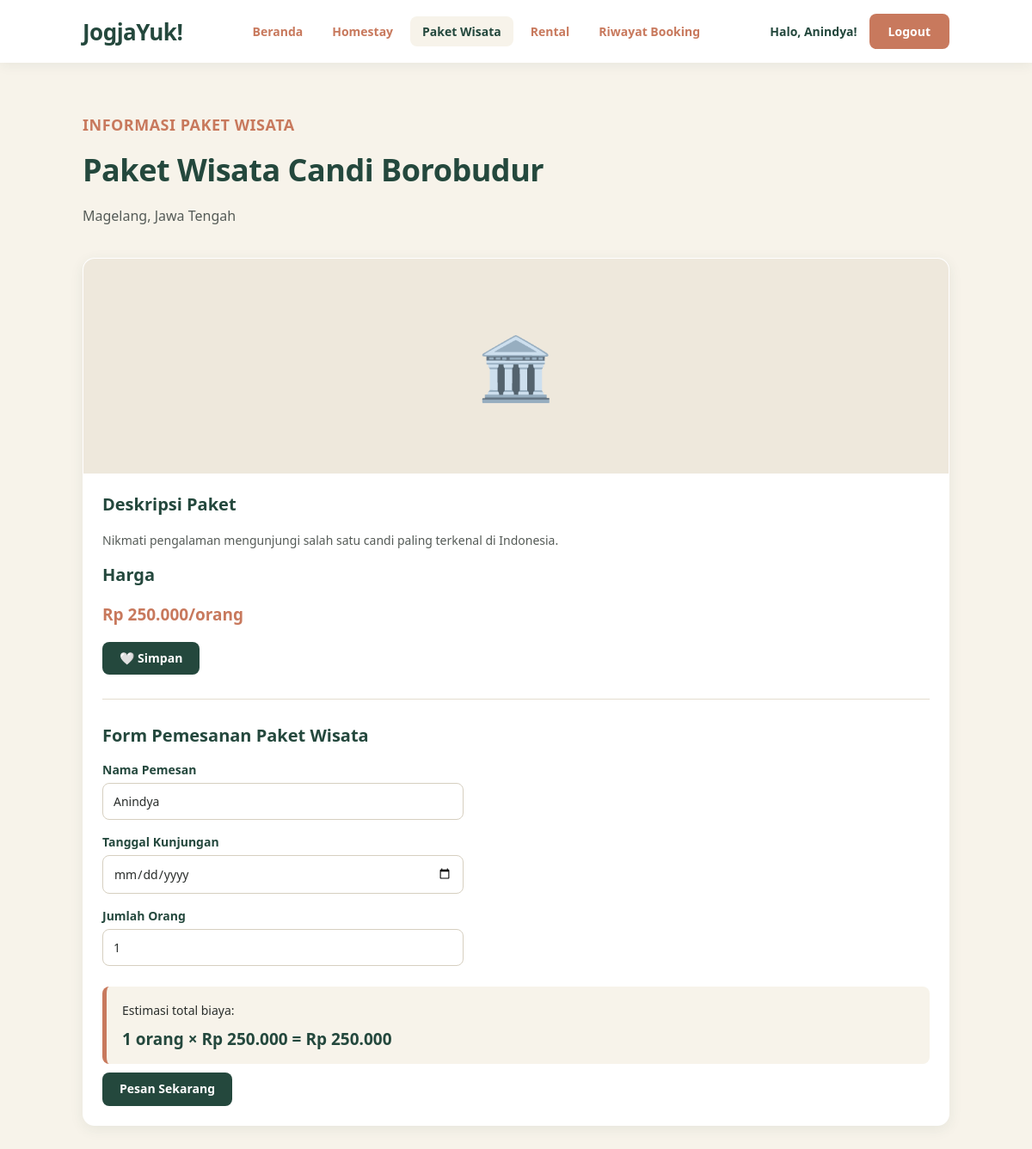
/pages/detailPaket.php?id=1 (signed in), run on the app's committed database.
### tables this page shows
CREATE TABLE `paket_wisata` (
  `id` int(11) NOT NULL AUTO_INCREMENT,
  `nama_paket` varchar(150) NOT NULL,
  `lokasi` varchar(150) NOT NULL,
  `kategori` varchar(50) DEFAULT NULL,
  `deskripsi` text DEFAULT NULL,
  `harga_per_orang` decimal(12,2) NOT NULL,
  `durasi` varchar(100) DEFAULT NULL,
  `fasilitas` text DEFAULT NULL,
  `gambar` varchar(255) DEFAULT NULL,
  `status` enum('tersedia','tidak tersedia') DEFAULT 'tersedia',
  `created_at` timestamp NOT NULL DEFAULT current_timestamp(),
  PRIMARY KEY (`id`),
  KEY `idx_paket_kategori` (`kategori`)
);

### pages/detailPaket.php (the view, shortened to what this page needs)
<?php
include "../config/helper.php";
$id = isset($_GET['id']) ? (int) $_GET['id'] : 0;
$paket = qOne($koneksi, "SELECT * FROM paket_wisata WHERE id = ?", 'i', [$id]);
$tgl = "";
$fav = $paket ? in_array($id, ambilWishlist($koneksi, 'paket'), true) : false;
?>
<!DOCTYPE html>
<html lang="id">
<head>
    <link rel="stylesheet" href="../assets/css/style.css">
</head>
<body>
<main class="halaman-katalog">
<?php if ($paket): ?>
    <div class="judul-katalog">
        <p class="slogan">Informasi Paket Wisata</p>
        <h1><?php echo e($paket['nama_paket']); ?></h1>
        <p><?php echo e($paket['lokasi']); ?></p>
    </div>
    <article class="kartu-produk">
        <?php
        $g = basename((string) $paket['gambar']);
        if ($g !== '' && file_exists(__DIR__ . '/../assets/images/' . $g)): ?>
            <img src="../assets/images/<?php echo e($g); ?>" alt="Foto Paket" class="foto-detail-homestay">
        <?php else: ?>
            <div class="gambar-produk"><?php echo emojiPaket($paket['nama_paket']); ?></div>
        <?php endif; ?>
        <div class="isi-produk">
            <h2>Deskripsi Paket</h2>
            <p><?php echo e($paket['deskripsi']); ?></p>
            <h2>Harga</h2>
            <h3>Rp <?php echo number_format($paket['harga_per_orang'], 0, ',', '.'); ?>/orang</h3>
            <?php echo tombolWishlist('paket', $id, $fav); ?>
            <hr>
            <h2>Form Pemesanan Paket Wisata</h2>
            <?php if ($paket['status'] !== 'tersedia'): ?>
                <p>Paket wisata ini sedang tidak tersedia.</p>
            <?php elseif (!sudahLogin()): ?>
                <p>Silakan login terlebih dahulu untuk memesan paket wisata.</p>
                <a href="login.php?redirect=<?php echo urlencode(halamanSekarang()); ?>" class="tombol-detail">Login untuk Memesan</a>
            <?php else: ?>
                <form method="POST">
                    <label>Nama Pemesan</label>
                    <input type="text" name="nama_pemesan" maxlength="100"
                           value="<?php echo e($_POST['nama_pemesan'] ?? $_SESSION['nama']); ?>" required>
                    <br><br>
                    <label>Tanggal Kunjungan</label>
                    <input type="date" name="tanggal_kunjungan" id="tgl"
                           min="<?php echo date('Y-m-d'); ?>" value="<?php echo e($tgl); ?>" required>
                    <br><br>
                    <label>Jumlah Orang</label>
                    <input type="number" name="jumlah_orang" id="orang" min="1" max="100"
                           value="<?php echo (int) ($_POST['jumlah_orang'] ?? 1); ?>" required>
                    <br><br>
                    <div class="total-harga">
                        <p>Estimasi total biaya:</p>
                        <h3 id="totalHarga"></h3>
                    </div>
                    <button type="submit" class="tombol-detail">Pesan Sekarang</button>
                </form>
            <?php endif; ?>
        </div>
    </article>
<?php else: ?>
    <h2>Paket wisata tidak ditemukan.</h2>
    <a href="paketWisata.php">Kembali ke katalog</a>
<?php endif; ?>
</main>
</body>
</html>

### assets/css/style.css (style rules this page uses)
:root { --hijau: #24483d; --hijau-gelap: #19372e; --terakota: #c8795d; --terakota-gelap: #b0654a; --krem: #f7f3ea; --krem-gelap: #eee8dc; --teks: #292d2b; --teks-redup: #555b57; --putih: #ffffff; --garis: #e4ddcf; --bayangan: 0 4px 16px rgba(36, 72, 61, 0.08); --bayangan-besar: 0 10px 28px rgba(36, 72, 61, 0.16); --radius: 14px; }
* { box-sizing: border-box; }
html, body { margin: 0; width: 100%; }
html { scroll-behavior: smooth; }
body { font-family: "Segoe UI", system-ui, -apple-system, Arial, sans-serif; background-color: var(--krem); color: var(--teks); overflow-x: hidden; -webkit-font-smoothing: antialiased; }
.slogan { color: var(--terakota); font-size: 18px; font-weight: 700; letter-spacing: 0.5px; text-transform: uppercase; margin: 0 0 16px; }
h1 { color: var(--hijau); font-size: 42px; margin-bottom: 10px; }
h2 { color: var(--hijau); font-size: 30px; margin-top: 45px; }
.halaman-katalog { background-color: var(--krem); padding: 60px 8%; min-height: 500px; }
.judul-katalog { margin-bottom: 35px; }
.judul-katalog h1 { color: var(--hijau); font-size: 36px; margin: 10px 0; letter-spacing: -0.5px; }
.judul-katalog > p:last-child { color: var(--teks-redup); line-height: 1.7; }
.kartu-produk { background-color: white; border-radius: var(--radius); overflow: hidden; box-shadow: var(--bayangan); border: 1px solid transparent; transition: transform 0.3s ease, box-shadow 0.3s ease, border-color 0.3s ease; }
.gambar-produk { height: 180px; display: flex; justify-content: center; align-items: center; font-size: 60px; }
.isi-produk { padding: 22px; }
.isi-produk h2 { color: var(--hijau); font-size: 20px; margin-top: 0; }
.isi-produk p { color: var(--teks-redup); font-size: 14px; line-height: 1.7; }
.isi-produk h3 { color: var(--terakota); font-size: 19px; margin-top: 20px; }
.isi-produk hr { border: none; border-top: 1px solid var(--garis); margin: 28px 0; }
.tombol-detail { display: inline-block; background-color: var(--hijau); color: white; padding: 11px 20px; border-radius: 8px; text-decoration: none; font-weight: bold; font-size: 14px; font-family: inherit; line-height: 1.2; border: none; cursor: pointer; }
button.tombol-detail { font-size: 14px; }
.kartu-produk form label { display: block; margin: 12px 0 6px; font-weight: 600; font-size: 14px; color: var(--hijau); }
.kartu-produk form input, .kartu-produk form select { padding: 11px 12px; border: 1px solid #d6cfc0; border-radius: 8px; margin-bottom: 4px; max-width: 100%; font-size: 14px; font-family: inherit; color: var(--teks); background-color: white; }
.kartu-produk form input[type="text"], .kartu-produk form input[type="date"], .kartu-produk form input[type="number"], .kartu-produk form select { width: 100%; max-width: 420px; }
.kartu-produk form button { margin-top: 10px; cursor: pointer; }
.total-harga { margin-top: 20px; padding: 16px 18px; background-color: var(--krem); border-left: 5px solid var(--terakota); border-radius: 8px; }
.total-harga p { margin: 0; color: var(--teks); }
.total-harga h3 { color: var(--hijau); margin: 8px 0 0; }
.kartu-produk .gambar-produk { display: block; width: 100%; height: 250px; object-fit: contain; object-position: center; background-color: var(--krem); }
.kartu-produk div.gambar-produk { display: flex; justify-content: center; align-items: center; font-size: 72px; background-color: var(--krem-gelap); }

### data on the page
paket_wisata: nama_paket "Paket Wisata Candi Borobudur", lokasi "Magelang, Jawa Tengah", nama_paket "🏛️", deskripsi "Nikmati pengalaman mengunjungi salah satu candi paling terkenal di Indonesia.", harga_per_orang "250.000"

### other printed values
$logo "JogjaYuk!"
$v[1] "Homestay"
$v[1] "Paket Wisata"
$v[1] "Rental"
$v[1] "Riwayat Booking"
$_SESSION['nama'] "Anindya"
